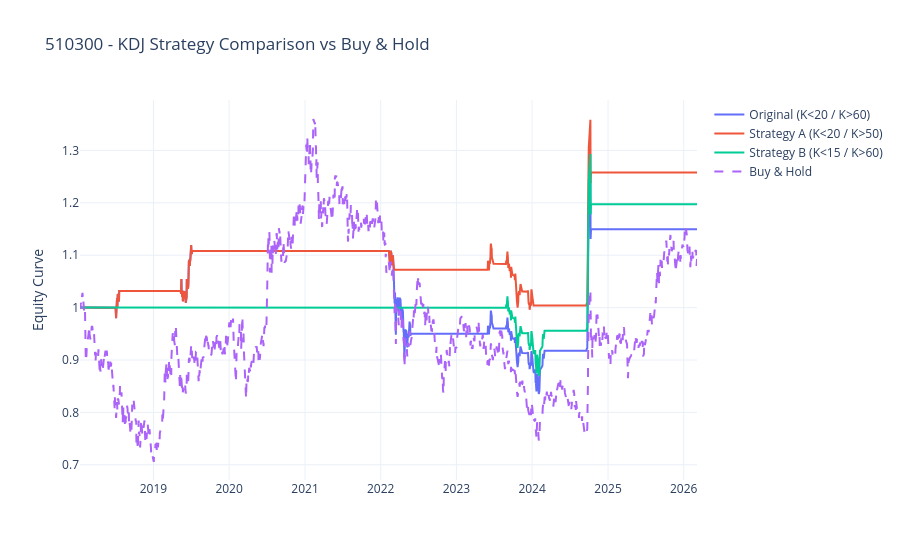

The notebook cell saved with this chart:
### Markdown cell above
## 5) 收益曲线可视化模块
这里对比 4 条收益曲线：
- Original（K<20 / K>60）
- Strategy A（K<20 / K>20）
- Strategy B（K<15 / K>60）
- Buy & Hold

图表支持：拖动、缩放、悬停查看。

### Code cell
def plot_performance(strategy_bt_map: Dict[str, pd.DataFrame], title: str) -> go.Figure:
    """Plot multi-strategy equity curves with Buy & Hold baseline."""
    if not strategy_bt_map:
        raise ValueError('strategy_bt_map is empty')

    fig = go.Figure()

    # Plot each strategy equity curve.
    for name, bt in strategy_bt_map.items():
        if 'equity' not in bt.columns:
            raise ValueError(f'missing equity column in {name}')
        fig.add_trace(go.Scatter(x=bt.index, y=bt['equity'], mode='lines', name=name))

    # Plot one shared Buy & Hold baseline.
    first_bt = next(iter(strategy_bt_map.values()))
    if 'bh_equity' not in first_bt.columns:
        raise ValueError('missing bh_equity column')
    fig.add_trace(go.Scatter(x=first_bt.index, y=first_bt['bh_equity'], mode='lines', name='Buy & Hold', line=dict(dash='dash')))

    fig.update_layout(
        template='plotly_white',
        title=title,
        height=560,
        hovermode='x unified',
        yaxis_title='Equity Curve'
    )
    return fig


plot_performance(strategy_bt_map, title=f'{FUND_CODE} - KDJ Strategy Comparison vs Buy & Hold').show()

### Figure 1 — Plotly figure (JSON) as saved in the notebook; plotly's stock layout.template omitted (floating-point values rounded to 4 significant figures; data arrays with more than 128 entries replaced by an {"elided": "..."} marker saying what was removed)
{"data": [{"mode": "lines", "name": "Original (K<20 / K>60)", "type": "scatter", "x": {"elided": "1973 str values"}, "y": {"elided": "1973 float values"}}, {"mode": "lines", "name": "Strategy A (K<20 / K>50)", "type": "scatter", "x": {"elided": "1973 str values"}, "y": {"elided": "1973 float values"}}, {"mode": "lines", "name": "Strategy B (K<15 / K>60)", "type": "scatter", "x": {"elided": "1973 str values"}, "y": {"elided": "1973 float values"}}, {"line": {"dash": "dash"}, "mode": "lines", "name": "Buy & Hold", "type": "scatter", "x": {"elided": "1973 str values"}, "y": {"elided": "1973 float values"}}], "layout": {"height": 560, "hovermode": "x unified", "title": {"text": "510300 - KDJ Strategy Comparison vs Buy & Hold"}, "yaxis": {"title": {"text": "Equity Curve"}}}}
